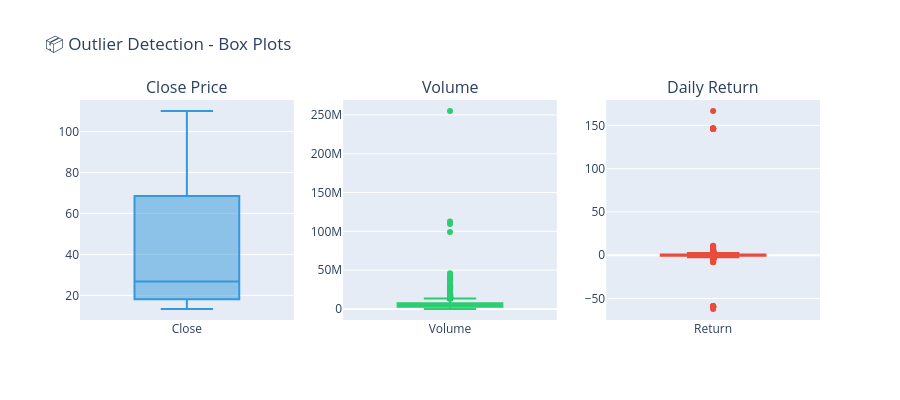

Write notebook code for a chart like this one.
### Markdown cell above
## 🔍 7. Outlier Detection

### Code cell
# Box plots for outlier detection
fig = make_subplots(rows=1, cols=3, subplot_titles=('Close Price', 'Volume', 'Daily Return'))

fig.add_trace(go.Box(y=df['Close'], name='Close', marker_color='#3498db'), row=1, col=1)
fig.add_trace(go.Box(y=df['Volume'], name='Volume', marker_color='#2ecc71'), row=1, col=2)
fig.add_trace(go.Box(y=df['Daily_Return'].dropna(), name='Return', marker_color='#e74c3c'), row=1, col=3)

fig.update_layout(height=400, title_text="📦 Outlier Detection - Box Plots", showlegend=False)
fig.show()

# Identify outliers using IQR
def detect_outliers(series, name):
    Q1, Q3 = series.quantile([0.25, 0.75])
    IQR = Q3 - Q1
    lower, upper = Q1 - 1.5*IQR, Q3 + 1.5*IQR
    outliers = series[(series < lower) | (series > upper)]
    print(f"{name}: {len(outliers)} outliers ({len(outliers)/len(series)*100:.2f}%)")
    return outliers

print("\n🔍 OUTLIER SUMMARY")
print("-" * 40)
detect_outliers(df['Close'], 'Close Price')
detect_outliers(df['Volume'], 'Volume')
detect_outliers(df['Daily_Return'].dropna(), 'Daily Return')

### Figure 1 — Plotly figure (JSON) as saved in the notebook; plotly's stock layout.template omitted (floating-point values rounded to 4 significant figures; data arrays with more than 128 entries replaced by an {"elided": "..."} marker saying what was removed)
{"data": [{"marker": {"color": "#3498db"}, "name": "Close", "type": "box", "xaxis": "x", "y": {"elided": "3925 float values"}, "yaxis": "y"}, {"marker": {"color": "#2ecc71"}, "name": "Volume", "type": "box", "xaxis": "x2", "y": {"elided": "3925 int values"}, "yaxis": "y2"}, {"marker": {"color": "#e74c3c"}, "name": "Return", "type": "box", "xaxis": "x3", "y": {"elided": "3924 float values"}, "yaxis": "y3"}], "layout": {"annotations": [{"font": {"size": 16}, "showarrow": false, "text": "Close Price", "x": 0.1444, "xanchor": "center", "xref": "paper", "y": 1, "yanchor": "bottom", "yref": "paper"}, {"font": {"size": 16}, "showarrow": false, "text": "Volume", "x": 0.5, "xanchor": "center", "xref": "paper", "y": 1, "yanchor": "bottom", "yref": "paper"}, {"font": {"size": 16}, "showarrow": false, "text": "Daily Return", "x": 0.8556, "xanchor": "center", "xref": "paper", "y": 1, "yanchor": "bottom", "yref": "paper"}], "height": 400, "showlegend": false, "title": {"text": "📦 Outlier Detection - Box Plots"}, "xaxis": {"anchor": "y", "domain": [0, 0.2889]}, "xaxis2": {"anchor": "y2", "domain": [0.3556, 0.6444]}, "xaxis3": {"anchor": "y3", "domain": [0.7111, 1]}, "yaxis": {"anchor": "x", "domain": [0, 1]}, "yaxis2": {"anchor": "x2", "domain": [0, 1]}, "yaxis3": {"anchor": "x3", "domain": [0, 1]}}}
